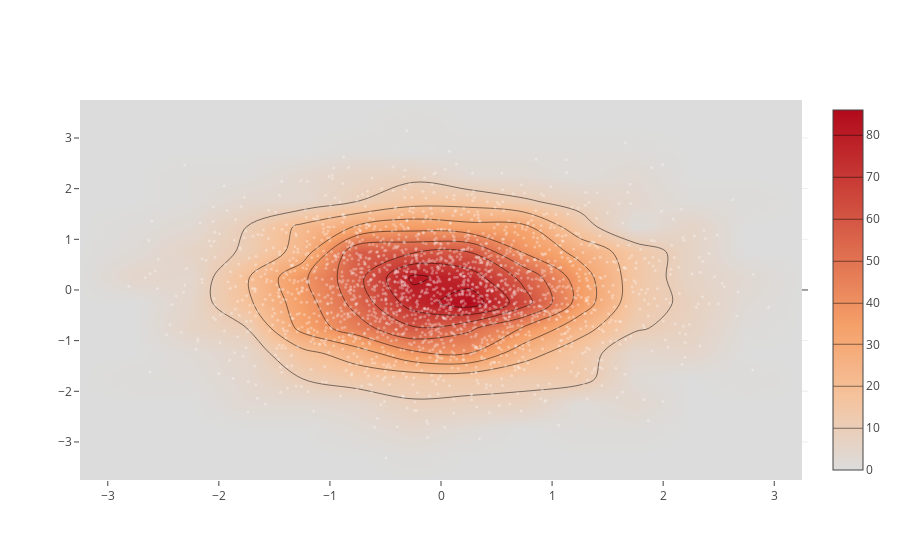

Notebook code for this chart:
### Code cell
import plotly.graph_objs as go
import numpy as np

x = np.random.randn(2000)
y = np.random.randn(2000)
iplot([go.Histogram2dContour(x=x, y=y, contours=dict(coloring='heatmap')),
       go.Scatter(x=x, y=y, mode='markers', marker=dict(color='white', size=3, opacity=0.3))], show_link=False)

### Figure 1 — Plotly figure (JSON) as saved in the notebook; plotly's stock layout.template omitted (floating-point values rounded to 4 significant figures; data arrays with more than 128 entries replaced by an {"elided": "..."} marker saying what was removed)
{"data": [{"contours": {"coloring": "heatmap"}, "type": "histogram2dcontour", "uid": "e9ec9e4c-d7b8-11e8-bf30-7e00c489cd01", "x": {"elided": "2000 float values"}, "y": {"elided": "2000 float values"}}, {"marker": {"color": "white", "opacity": 0.3, "size": 3}, "mode": "markers", "type": "scatter", "uid": "e9eca05e-d7b8-11e8-80e5-7e00c489cd01", "x": {"elided": "2000 float values"}, "y": {"elided": "2000 float values"}}], "layout": {}}
